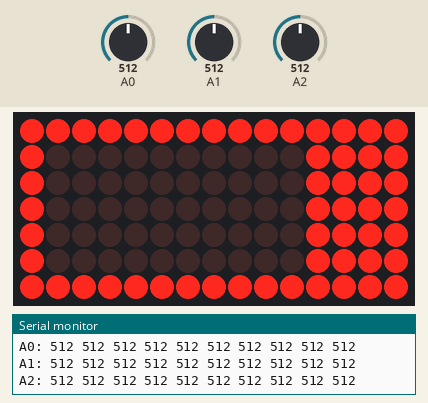
A program run on a simulated Arduino Nano, built with avr-gcc and run on an emulated ATmega328P. Parts: 15×7 LED matrix, the last lines printed to the serial monitor. The inputs (shaded band) are chosen by the test bench; at power-on: A0 = 512, A1 = 512, A2 = 512.

Above: at 1.9 s.
2.0 s: A0 set to 306
At 3.3 s:
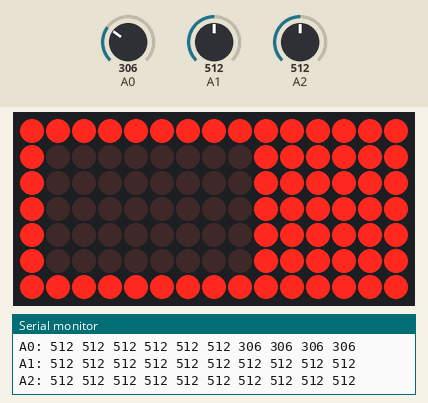
At 4.6 s:
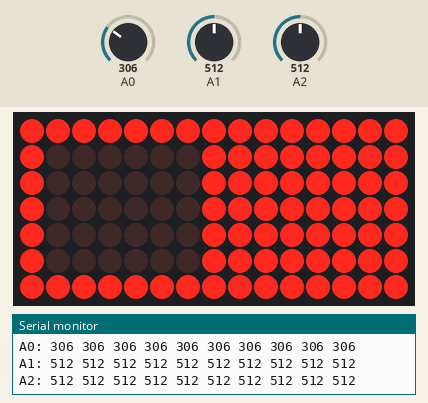
5.0 s: A1 set to 716
At 6.7 s:
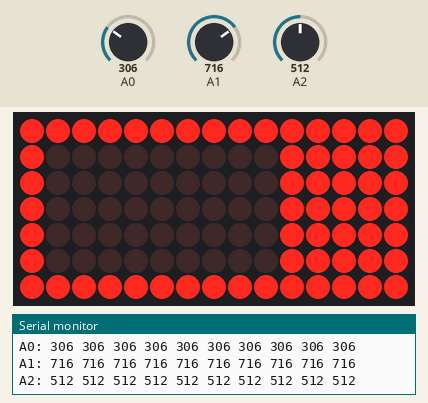
7.8 s: A2 set to 0
At 10.6 s:
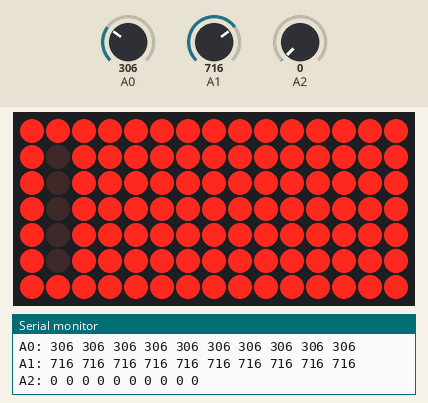
10.8 s: A1 set to 869
13.8 s: A1 set to 885
15.3 s: A0 set to 182
18.3 s: A0 set to 163
Timing chart, 0 to 20.8 s (numbered marks = the images above; inputs shaded):
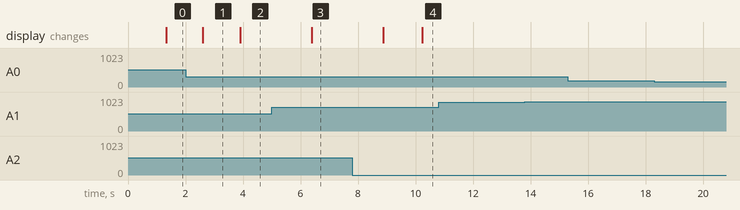

The program:

main.cpp
```cpp
#include <Wire.h>
#include <Adafruit_GFX.h>
#include <Adafruit_IS31FL3731.h>

#define DEBUG       true
#define DEBUG_SLEEP 100             // 0.1 seconds, how often we read in debug mode
#define OP_SLEEP    3600000         // one hour, how often we read during normal operation
#define READ_SLEEP  100             // 0.1 seconds, time between reading during read step
#define S_READ_BUF  10              // size of our read buffer per sensor (preprocessor OK)
#define SCREEN_HI   100
#define SCREEN_LO   20

#define V_AIR       590             // sensor measurement for air (ground truth)
#define V_DRY_SOIL  520             // sensor measurement for dry soil (ground truth)
#define V_WET_SOIL  356             // sensor measurement for wet soil (ground truth)
#define V_WATER     321             // sensor measurement for pure water or very wet soil (ground truth)
#define v_OPTIMAL   450             // estimate of what an optimal moisture level would be

// define global vars
Adafruit_IS31FL3731_Wing ledmatrix = Adafruit_IS31FL3731_Wing();
int a0_buf[S_READ_BUF];
int a1_buf[S_READ_BUF];
int a2_buf[S_READ_BUF];
int normalized_reading = 0;
int last_moisture_value = 0;
int moisture_value = 0;

// define functions
void print_arr(int a[S_READ_BUF], String name);
void read_data();
void normalize_data();
void reading_to_value();
void update_display(int val);

void setup() {
  // setup serial
  Serial.begin(9600);
  Serial.println("Serial begin ...");

  // begin display comms
  if (! ledmatrix.begin()) {
    Serial.println("IS31 not found");
    while (1);
  }

  // begin display
  update_display(0);
}

void loop() {
  // if we're not in debug mode, sleep for duty cycle reasons
  if (DEBUG) {delay(DEBUG_SLEEP);}
  else {delay(OP_SLEEP);}

  // get measurements (Sensor Data Extraction)
  read_data();

  // if we're debugging, print those measurements
  print_arr(a0_buf, "A0: ");
  print_arr(a1_buf, "A1: ");
  print_arr(a2_buf, "A2: ");

  // normalize measurements (Preprocessing)
  normalize_data();


  // convert measurements to percentage moisture (Feature Extraction / Classification)
  reading_to_value();

  // update display (Meaningful Output)
  if (abs(last_moisture_value - moisture_value) > 10)
  {
    update_display(moisture_value);
  }
}


void print_arr(int a[S_READ_BUF], String name)
{
  Serial.print(name);
  for(int i =0; i < S_READ_BUF; i++) {
    Serial.print(a[i]);
    Serial.print(" ");
  }
  Serial.println();
}


void read_data()
{
  for (int i=0; i<S_READ_BUF; i++)
  {
    a0_buf[i] = analogRead(A0);
    a1_buf[i] = analogRead(A1);
    a2_buf[i] = analogRead(A2);
    delay(READ_SLEEP);
  }
}


void normalize_data()
{
  // Here, we want to take the raw data and turn it into a single useful value
  // begin by computing averages for each buffer
  int a0_avg = 0;
  int a1_avg = 0;
  int a2_avg = 0;
  for (int i=0; i < S_READ_BUF; i++)
  {
    a0_avg += a0_buf[i];
    a1_avg += a1_buf[i];
    a2_avg += a2_buf[i];
  }
  a0_avg /= S_READ_BUF;
  a1_avg /= S_READ_BUF;
  a2_avg /= S_READ_BUF;

  // we want to be sure that each value is not weighing too much on the total average
  // so we want to weigh each by its standard deviation
  // for now this is okay
  normalized_reading = (a0_avg+a1_avg+a2_avg)/3;
}


void reading_to_value()
{
  // update the cached value
  last_moisture_value = moisture_value;
  // Now we must convert the reading we have gotten into a usable moisture value
  // we know the sensors are bounded by our ground truths for air and water
  // so let's convert this to a value between 0 and 100 based on those bounds
  moisture_value = (float(V_AIR - normalized_reading)/float(V_AIR-V_WATER))*100;

  // but we want to bound this value explicitly, so let's take care of that
  if (moisture_value > 100) {moisture_value = 100;}
  if (moisture_value < 0) {moisture_value = 0;}
}


void update_display(int val)
{
  // Serial.println("updating display");
  // Now we want to display this value as a percentage of the pixels on the screen
  // because the bounds of the screen itself may be difficult to view, let's create a bounding box
  ledmatrix.drawFastVLine(0,0,8,SCREEN_LO);
  ledmatrix.drawFastVLine(14,0,8,SCREEN_LO);
  ledmatrix.drawFastHLine(0,0,15, SCREEN_LO);
  ledmatrix.drawFastHLine(0,6,15, SCREEN_LO);

  // then we need to clear the bars so that they can be written over
  for (int i=1; i<14; i++)
  {
    ledmatrix.drawFastVLine(i, 1, 5, 0);
  }
  // now we can actually do some conversions
  // we have a value from 0-100, and we want to convert that into a value from 1-14, since we have 14 available bars
  for (int i=1; i<(val*0.14); i++)
  {
    ledmatrix.drawFastVLine(14-i, 1, 5, SCREEN_HI);
  }
}
```

Measured:
- after the input at 2.0 s, the display: changes after 0.60 s (image 1)
- after the input at 5.0 s, the display: changes after 1.4 s (image 3)
- after the input at 7.8 s, the display: first changes after 1.1 s (image 4 shows a later state)
- what the display in image 1 shows lasts 1.3 s, from 2.6 s to 3.9 s
